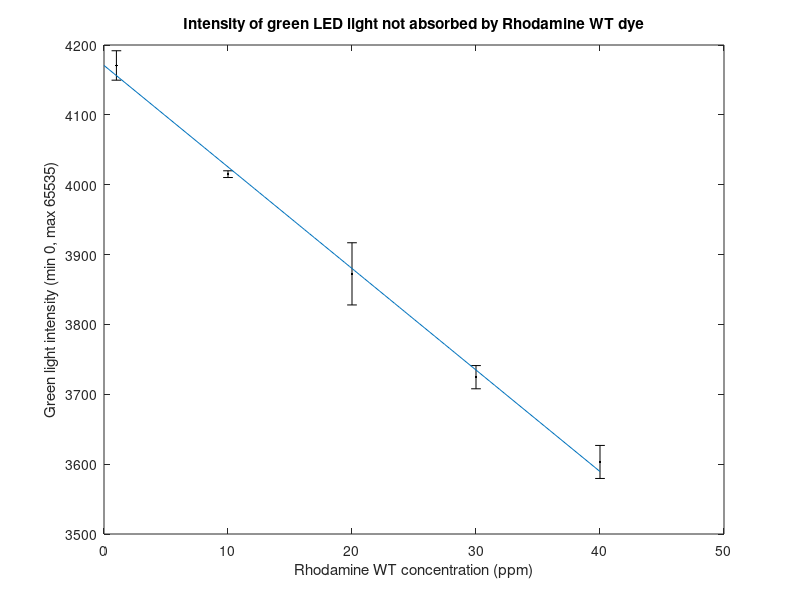

Recreate this plot in MATLAB.
%% Colorimetry plotting

lightIntensity = [4170.714333	4015.111333	3872.396667	3724.492	3603.142667];
concentrations = [1 10 20 30 40];
std = [21.06038559	4.821845532	44.51070838	16.6133124	23.64332283];


P = polyfit(concentrations, lightIntensity, 1);
x = linspace(0,40,100);
fitline = polyval(P,x);



figure(1)
errorbar(concentrations, lightIntensity, std, 'k.')
hold on
plot(x,fitline)
title('Intensity of green LED light not absorbed by Rhodamine WT dye')
xlabel('Rhodamine WT concentration (ppm)')
ylabel('Green light intensity (min 0, max 65535)')



